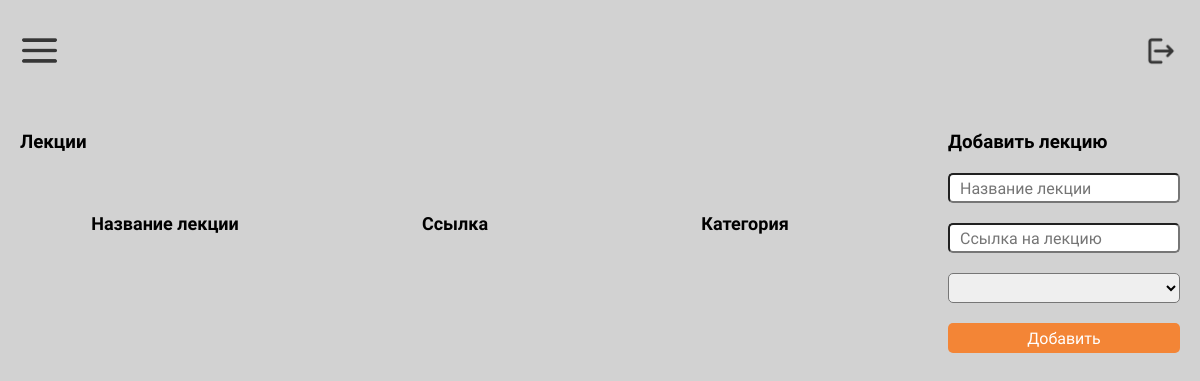
/users/show_lectures (signed in), run on an earlier commit of the app's database.
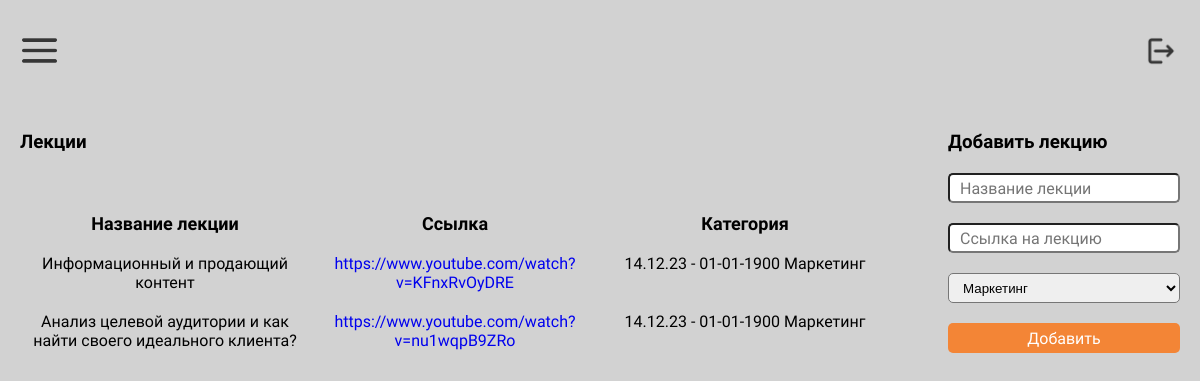
And on a later commit of the database.
### users/models.py (models this page shows, shortened)
class Lecture(models.Model):
	lecture_name = models.CharField('Название лекции', max_length=100)
	link = models.URLField('Ссылка на лекцию')
	schedule = models.ForeignKey('Schedule', on_delete = models.CASCADE)
	class Meta:
		verbose_name = 'Лекция'
		verbose_name_plural = 'Лекции'

class Schedule(models.Model):
	subject = models.CharField(max_length=100)
	date = models.DateField()
	time = models.TimeField()
	def __str__(self):
		return f"{self.date.strftime('%d.%m.%y')} - {self.time.strftime('%d-%m-%Y')} {self.subject}"
	class Meta:
		verbose_name_plural = 'Расписание'

### users/views.py (the view, shortened to what this page needs)
# urls.py: path('show_lectures', views.add_lecture, name='show_lectures'),
def add_lecture(request):
	print(Schedule.objects.all())
	lecture = Lecture.objects.all()
	form = LectureForm()
	error = ''
	form = LectureForm()
	unique_subjects = Schedule.objects.values('subject').distinct()
	data = {
        'form': form,
        'error': error,
        'unique_subjects': unique_subjects,
		'lecture': lecture
    }
	return render(request, 'users/lectures.html', data)

### users/forms.py
class LectureForm(ModelForm):
    class Meta:
        model = Lecture
        fields = ['lecture_name', 'link', 'schedule']
    def __init__(self, *args, **kwargs):
        super().__init__(*args, **kwargs)
        self.fields['schedule'].queryset = Schedule.objects.all()

### templates/users/lectures.html (shortened to what this page needs)
{% extends 'base.html' %}
{% block content %}
<div class="schedule__container">
	{% if user.is_superuser %}
    <div class="add__schedule">
        <h3 id="add">Добавить лекцию</h3>
        <form method="post" action="{% url 'show_lectures' %}" class="schedule__form">
          <input type="text" placeholder="Название лекции" name="lecture_name" class="lecture--input" />
          <input type="" placeholder="Ссылка на лекцию" name="link" class="lecture--input"/>
		  <select name="schedule" class="lecture--select">
			{% for subject in unique_subjects %}
				<option value="{{ subject.subject }}">{{ subject.subject }}</option>
			{% endfor %}
		</select>
          <button type="submit" class="btn--subject">Добавить</button>
      </form>
    </div>
    <div class="current__schedule">
        <h3>Лекции</h3>
        <div class="lecture__table">
            <div class="schedule__table--title">
                <div class="lecture--name">Название лекции</div>
                <div class="lecture--name">Ссылка</div>
                <div class="lecture--name">Категория</div>
            </div>
        </div>
        {% for el in lecture %}
            <div class="schedule__table--wrapper">
                <div class="lecture--name">{{el.lecture_name}}</div>
                <a href="{{el.link}}" target="_blank" class="lecture--name">{{el.link}}</a>
                <div class="lecture--name">{{el.schedule}}</div>
            </div>
            {% endfor %}
    </div>
    {% endif %}
</div>
{% endblock %}

What changed in the data, as far as the page shows it:
added Lecture: lecture_name "Информационный и продающий контент", link "https://www.youtube.com/watch?v=KFnxRvOyDRE", schedule "14.12.23 - 01-01-1900 Маркетинг"
added Lecture: lecture_name "Анализ целевой аудитории и как найти своего идеального клиента?", link "https://www.youtube.com/watch?v=nu1wqpB9ZRo", schedule "14.12.23 - 01-01-1900 Маркетинг"
Also different on the page:
form field schedule: (not shown) → "Маркетинг"
